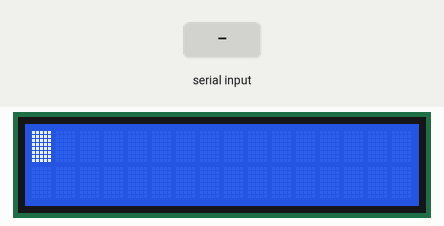
Simulated run of this sketch. Board: Arduino Uno, built with avr-gcc and run on an emulated ATmega328P. Parts: 16×2 character LCD. The inputs (shaded band) are chosen by the test bench.

Above: at 1.2 s.
1.3 s: "1" received over Serial
At 2.45 s:
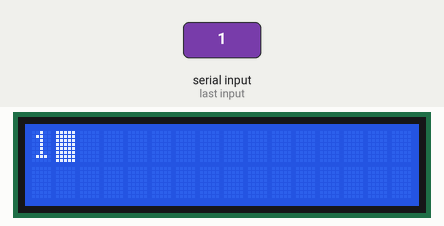
At 7.6 s:
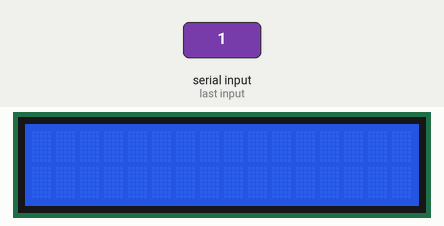
Timing chart, 0 to 9.1 s (numbered marks = the images above; inputs shaded):
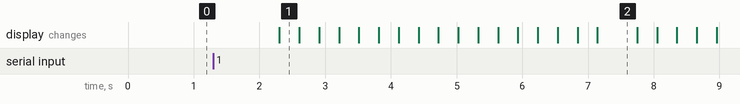

The sketch:

Deber_Micros_Lcd.ino
```cpp
#include <LiquidCrystal.h> //
int t =300;
const int rs = 12, en = 11, d4 = 10, d5 = 9, d6 = 8, d7 = 7;
LiquidCrystal lcd(rs, en, d4, d5, d6, d7);
// Textos
String dato ;

void setup() {
  // Configuración monitor serie

  Serial.begin(9600);
  lcd.begin(16, 2);
  lcd.blink();
}

void loop() {
 if (Serial.available() > 0) {
    dato = Serial.readString();
  int tam_dato=dato.length();
  //Desplazamiento Izquierda
  for(int i=tam_dato; i>0 ; i--)
  {
    String val = dato.substring(i-1);
    // Limpiamos pantalla
    lcd.clear();
    lcd.setCursor(0, 0);
    lcd.print(val);
    delay(t);
  }

  // Desplacamiento Derecho
  for(int i=1; i<=16;i++)
  {
    lcd.clear();
    lcd.setCursor(i, 0);
    lcd.print(dato);
    delay(t);
  }

  for(int i=16;i>=1;i--)
  {
    lcd.clear();
    lcd.setCursor(i, 1);
    lcd.print(dato);
    delay(t);
  }
  for(int i=1; i<=tam_dato ; i++)
  {
    String val = dato.substring(i-1);
    lcd.clear();
    lcd.setCursor(0, 1);
    lcd.print(val);
    delay(t);
  }
 }
}
```

Measured:
- after the input at 1.3 s, the display: changes after 1.0 s (image 1)
- what the display in image 2 shows lasts 0.6 s, from 7.1 s to 7.7 s
